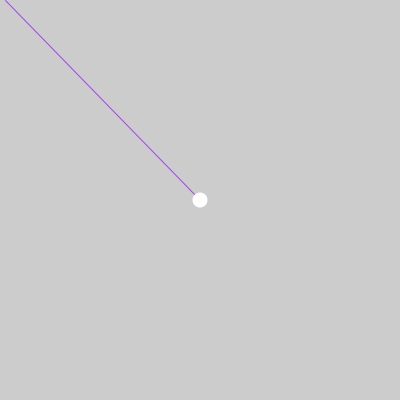
Frame 1 (no input)
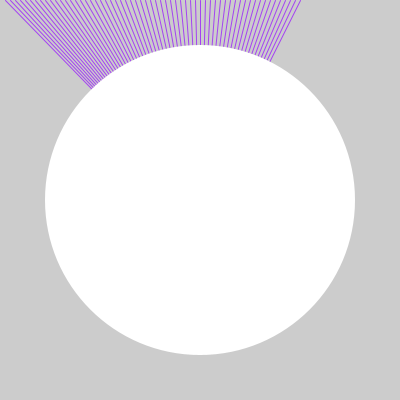
Frame 60 (the mouse pressed at the canvas centre just before this capture)
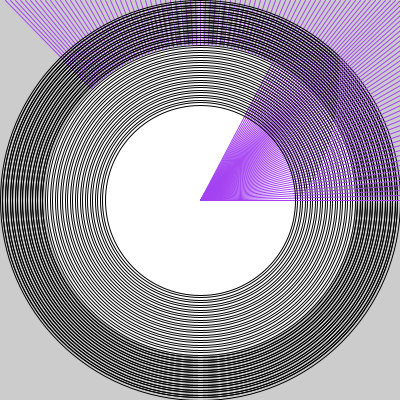
Frame 120 (the mouse held since frame 60 and released just before this capture)

The Processing sketch that drew these frames (run headless with seeded random() and noise(); from frame 60 on, the mouse is pressed at the canvas centre):

// Processing sketch: processing_42816
// ── processing_42816.pde

//dan 17:12 16/10/2011

int speedX=5;
int x=10;
int speedA=5;
int speedB=0;
int a=0;
int b=0;
color strokeColor=color(random(255),random(255),random(255));
color fillColor=color(255);

void setup() {
size(400,400);
smooth();
}

void draw() {
  stroke(strokeColor);
  x+=speedX;
  a+=speedA;
  b+=speedB;
  if(a>=width&&b<height) {speedA=0; speedB=5;}
  if(b>=height&&a==width){speedA=5; speedB=0;}
  if(a>=width&&b>=height) {speedA=-5; speedB=0;}
  if(a<=0&&b>=height) {speedA=0; speedB=-5;}
  if(a<=0&&b<=0) {a=1;b=0;speedB=0;speedA=5;strokeColor=color(random(255),random(255),random(255));}

  if(x>=width||x<=5){speedX*=-1; }
  line(width*.5,height*.5,a,b);

  if(mousePressed) {stroke(0);noFill();}
  else { noStroke(); fill(fillColor);}
  ellipse(width*.5,height*.5,x,x);
}                               
